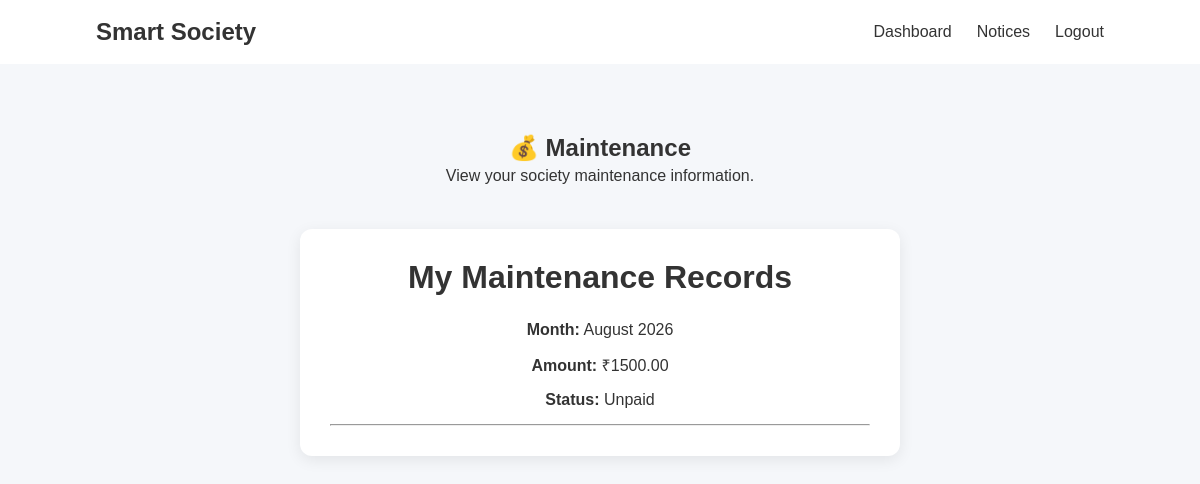
/society_management/user/maintenance.php (signed in), run on the app's committed database.
### tables this page shows
CREATE TABLE `maintenance` (
  `id` int(11) NOT NULL,
  `user_id` int(11) NOT NULL,
  `month` varchar(20) NOT NULL,
  `amount` decimal(10,2) NOT NULL,
  `status` varchar(20) DEFAULT 'Unpaid'
);

### society_management/user/maintenance.php (the view, shortened to what this page needs)
<?php
include("../includes/db.php");
$user_id = $_SESSION["user_id"];
$sql = "SELECT * FROM maintenance
        WHERE user_id = ?
        ORDER BY id DESC";
$stmt = mysqli_prepare($conn, $sql);
mysqli_stmt_bind_param($stmt, "i", $user_id);
mysqli_stmt_execute($stmt);
$result = mysqli_stmt_get_result($stmt);
?>
<!DOCTYPE html>
<html lang="en">
<head>
    <link rel="stylesheet"
          href="../css/style.css">
</head>
<body>
<header>
    <nav class="navbar">
        <div class="logo">
            Smart Society
        </div>
        <ul class="nav-links">
            <li>
                <a href="dashboard.php">Dashboard</a>
            </li>
            <li>
                <a href="notices.php">Notices</a>
            </li>
            <li>
                <a href="logout.php">Logout</a>
            </li>
        </ul>
    </nav>
</header>
<section class="section">
    <h1>💰 Maintenance</h1>
    <p>
        View your society maintenance information.
    </p>
    <div class="profile-card">
        <h2>My Maintenance Records</h2>
        <?php if (mysqli_num_rows($result) > 0) { ?>
            <?php while ($row = mysqli_fetch_assoc($result)) { ?>
                <div class="maintenance-item">
                    <p>
                        <strong>Month:</strong>
                        <?php echo htmlspecialchars($row["month"]); ?>
                    </p>
                    <p>
                        <strong>Amount:</strong>
                        ₹<?php echo htmlspecialchars($row["amount"]); ?>
                    </p>
                    <p>
                        <strong>Status:</strong>
                        <?php echo htmlspecialchars($row["status"]); ?>
                    </p>
                </div>
                <hr>
            <?php } ?>
        <?php } else { ?>
            <p>
                No maintenance records available.
            </p>
        <?php } ?>
    </div>
</section>
</body>
</html>

### society_management/css/style.css (style rules this page uses)
* { margin: 0; padding: 0; box-sizing: border-box; }
body { font-family: Arial, sans-serif; color: #333; background: #f5f7fa; }
.navbar { display: flex; justify-content: space-between; align-items: center; padding: 18px 8%; background: #ffffff; }
.logo { font-size: 24px; font-weight: bold; }
.nav-links { display: flex; list-style: none; gap: 25px; }
.nav-links a { text-decoration: none; color: #333; font-weight: 500; }
.section { padding: 70px 8%; text-align: center; }
.section h2 { font-size: 32px; margin-bottom: 20px; }
.section > p { max-width: 800px; margin: auto; line-height: 1.7; }
.profile-card { max-width: 600px; margin: 40px auto; background: white; padding: 30px; border-radius: 12px; box-shadow: 0 4px 15px rgba(0, 0, 0, 0.08); }
.profile-card h2 { margin-bottom: 25px; }
.profile-card p { margin: 15px 0; }

### data on the page
maintenance: month "August 2026", amount "1500.00", status "Unpaid"
